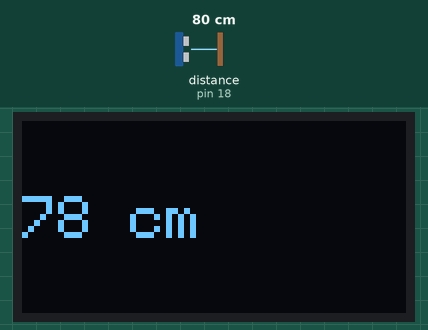
Simulated run of this sketch. Board: Arduino Uno, built with avr-gcc and run on an emulated ATmega328P. On the bench: 128×64 one-colour display. Wiring (inferred from the names in the program): ultrasonic range finder: trigger pin 5; echo pin 18. The inputs (shaded band) are chosen by the test bench; at power-on: distance to the obstacle (sensor on pin 18) 80 cm. The echo pulse lasts 58.3 µs per cm; what the sketch prints to the serial monitor is not drawn.

Above: at 1.7 s.
1.8 s: distance to the obstacle (sensor on pin 18) set to 2 cm
At 3.5 s:
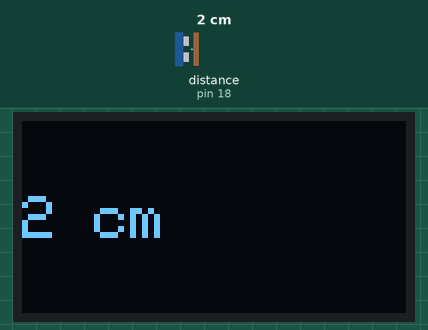
4.1 s: distance to the obstacle (sensor on pin 18) set to 4 cm
At 5.4 s:
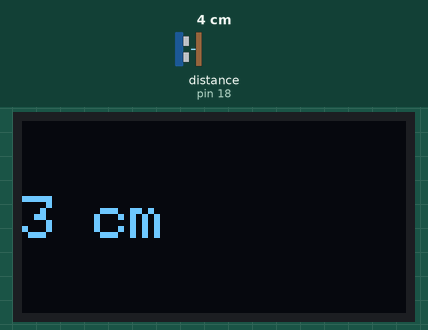
5.7 s: distance to the obstacle (sensor on pin 18) set to 9 cm
At 6.3 s:
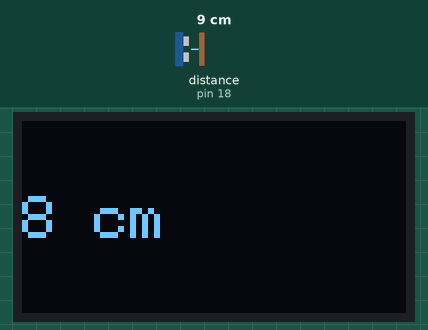
Timing chart, 0 to 8.7 s (numbered marks = the images above; inputs shaded):
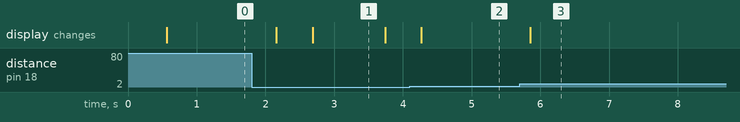

Measured:
- after the input at 1.8 s, the display: first changes after 0.36 s (image 1 shows a later state)
- after the input at 4.1 s, the display: changes after 0.17 s (image 2)
- after the input at 5.7 s, the display: changes after 0.15 s (image 3)
- what the display in image 1 shows lasts 1.0 s, from 2.7 s to 3.7 s

The sketch:

hc_sr04.ino
```cpp
#include <Wire.h>
#include <Adafruit_GFX.h>
#include <Adafruit_SSD1306.h>

#define SCREEN_WIDTH 128 // OLED display width, in pixels
#define SCREEN_HEIGHT 64 // OLED display height, in pixels

// Declaration for an SSD1306 display connected to I2C (SDA, SCL pins)
Adafruit_SSD1306 display(SCREEN_WIDTH, SCREEN_HEIGHT, &Wire, -1);

const int trigPin = 5;
const int echoPin = 18;

//define sound speed in cm/uS
#define SOUND_SPEED 0.034
#define CM_TO_INCH 0.393701

long duration;
int distanceCm;
int distanceInch;

void setup() {
  Serial.begin(115200);
  pinMode(trigPin, OUTPUT); // Sets the trigPin as an Output
  pinMode(echoPin, INPUT); // Sets the echoPin as an Input

  if(!display.begin(SSD1306_SWITCHCAPVCC, 0x3C)) {
    Serial.println(F("SSD1306 allocation failed"));
    for(;;);
  }
  delay(500);
  display.clearDisplay();

  display.setTextSize(2);
  display.setTextColor(WHITE);
}

void loop() {
  // Clears the trigPin
  digitalWrite(trigPin, LOW);
  delayMicroseconds(2);
  // Sets the trigPin on HIGH state for 10 micro seconds
  digitalWrite(trigPin, HIGH);
  delayMicroseconds(10);
  digitalWrite(trigPin, LOW);

  // Reads the echoPin, returns the sound wave travel time in microseconds
  duration = pulseIn(echoPin, HIGH);

  // Calculate the distance
  distanceCm = duration * SOUND_SPEED/2;

  // Convert to inches
  distanceInch = distanceCm * CM_TO_INCH;

  // Prints the distance in the Serial Monitor
  Serial.print("Distance (cm): ");
  Serial.println(distanceCm);
  Serial.print("Distance (inch): ");
  Serial.println(distanceInch);

  display.clearDisplay();
  display.setCursor(0, 25);
  //Display distance in cm
  display.print(distanceCm);
  display.print(" cm");

  // Display distance in inches
  /* display.print(distanceInch);
  display.print(" in");*/
  display.display();

  delay(500);
}
```
